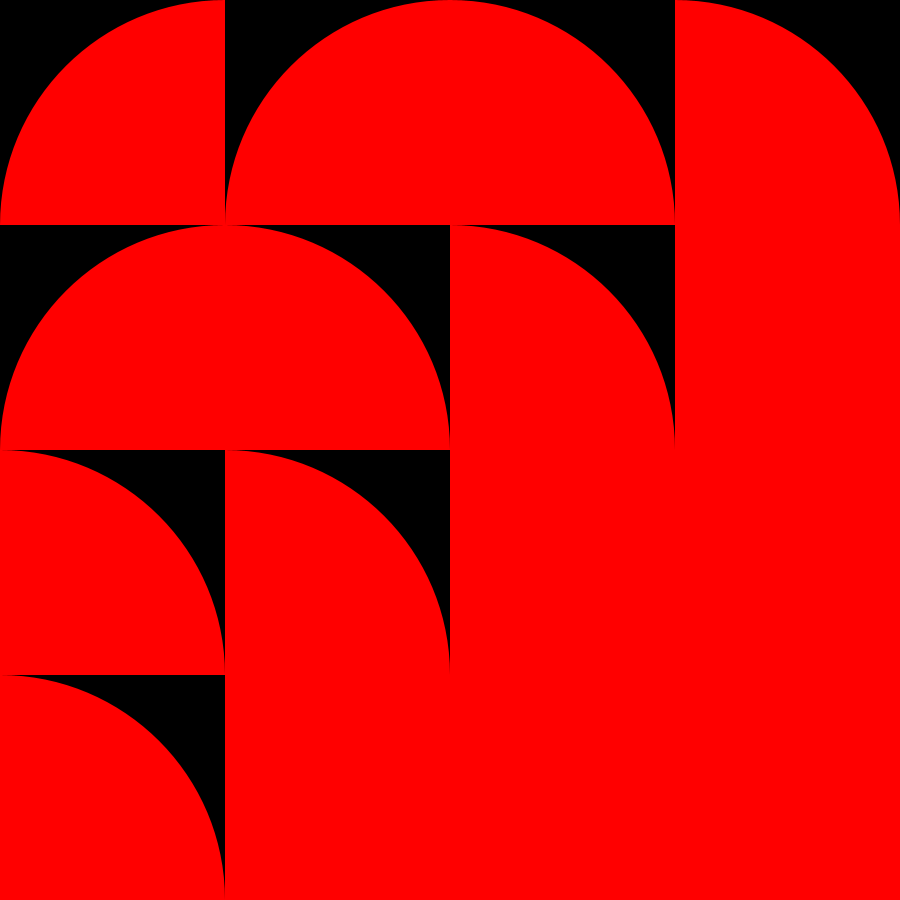
Frame 1 (no input)
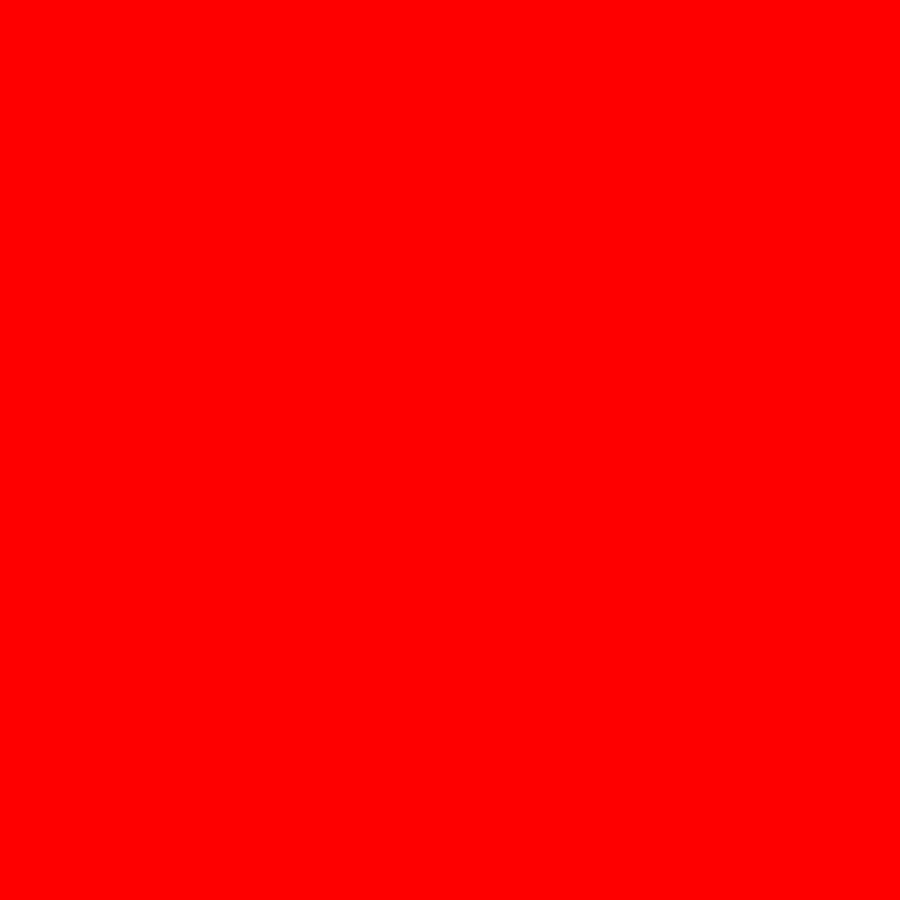
Frame 60 (the mouse pressed at the canvas centre just before this capture)
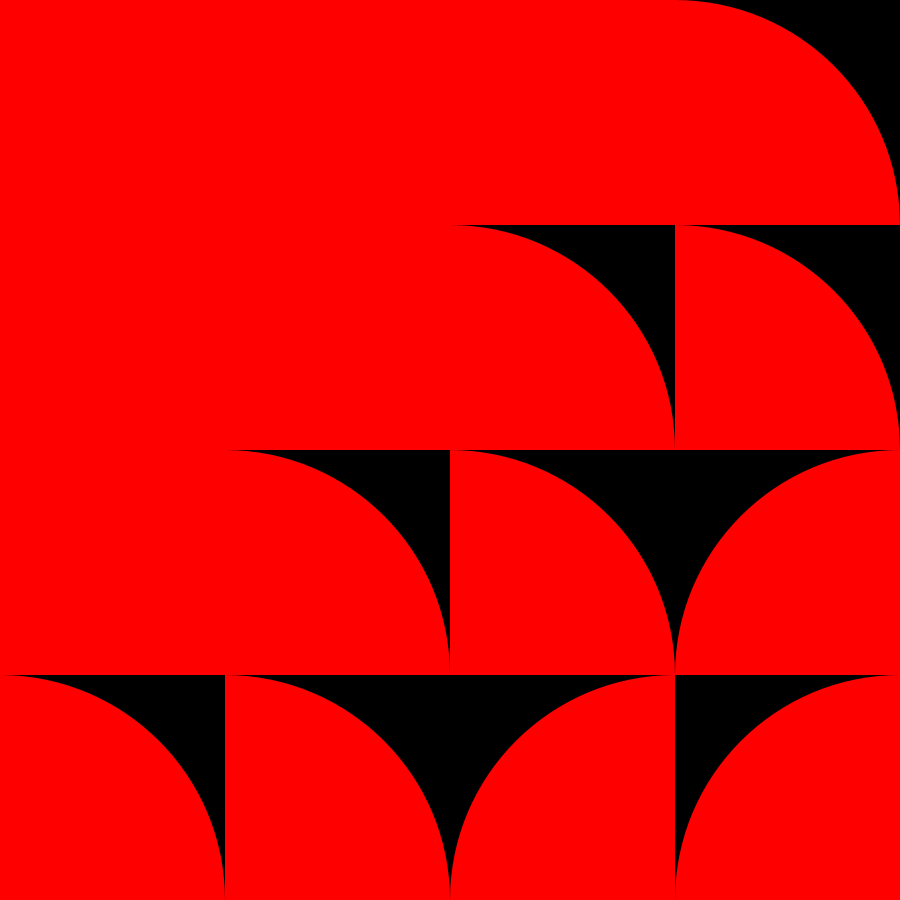
Frame 120 (the mouse held since frame 60 and released just before this capture)

The Processing sketch that drew these frames (run headless with seeded random() and noise(); from frame 60 on, the mouse is pressed at the canvas centre):

// Processing sketch: arcs
// ── arcs.pde
color bg = #000000;
color fg = #ff0000;

void setup() {
  size(900, 900);
}

void draw() {
  background(bg);
  fill(fg);
  noStroke();

  float tilesX = 4;
  float tilesY = tilesX;

  float tileW = width / tilesX;
  float tileH = height / tilesY;

  for (int x = 0; x < tilesX; x++) {
    for (int y = 0; y < tilesY; y++) {
      float posX = tileW * x;
      float posY = tileH * y;

      float wave = sin(radians(frameCount + x * 10 + y * 10));
      float mappedWave = map(wave,-1,1,0,5);
      
      int selector = int(mappedWave);

      pushMatrix();
      translate(posX, posY);
      if (selector == 0) {
        arc(0, 0, tileW*2, tileH*2, radians(0), radians(90));
      } else if (selector == 1) {
        arc(tileW, 0, tileW*2, tileH*2, radians(90), radians(180));
      } else if (selector == 2) {
        arc(tileW, tileH, tileW*2, tileH*2, radians(180), radians(270));
      } else if (selector == 3) {
        arc(0, tileH, tileW*2, tileH*2, radians(270), radians(360));
      } else {
        rect(0, 0, tileW, tileH);
      }

      popMatrix();
    }
  }
}
